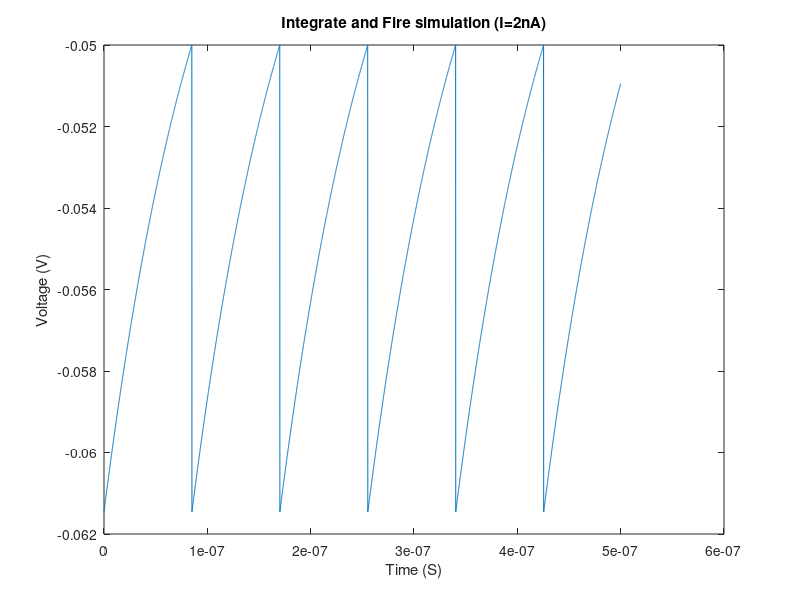
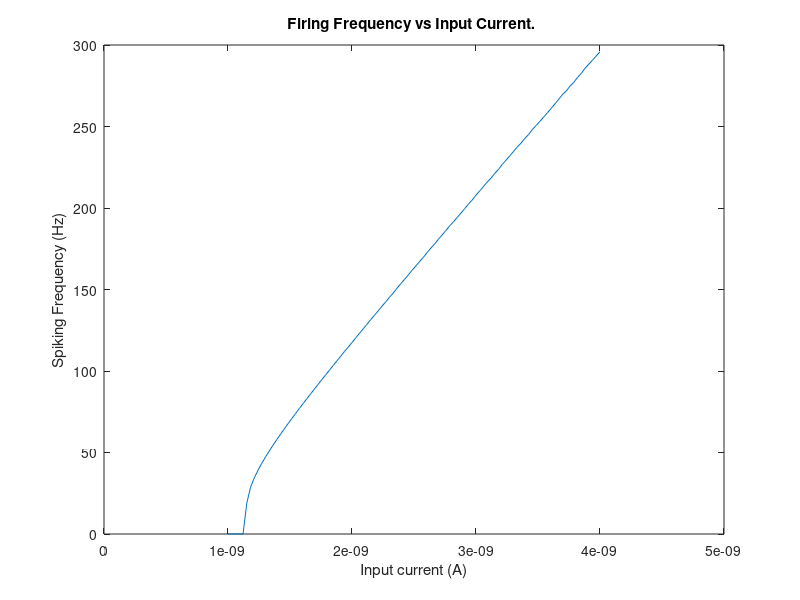

Write MATLAB code to recreate these figures, in order. (Note: this script raises an error after producing the figures.)
%%
% <latex>
% \title{BE 521 - Homework 2\\{\normalsize Spring 2015}}
% \author{Mike Lautman}
% \date{\today}
% \maketitle
% \textbf{Objective:} Computational modeling of neurons.
% </latex>

%%
% <latex>
% \section*{1. Basic Membrane and Equilibrium Potentials (5 pts)}
% </latex>

clear all; close all; clc;
warning('off');

%%
% <latex>
% \subsection*{Potential Difference Vt}
% </latex>

R = 8.31;       % J / (mol * K)
F = 96480;      % C / mol
Tc = 37;        % C
Tk = Tc + 273.1;% K

Vt = R*Tk/F     % 0.0267 J / C


%%
% <latex>
% \subsection*{1.2 Nernst Equilibrium Potentials}
% </latex>

K_i = 400e-3; %mM
K_o = 20e-3; %mM

Na_i = 50e-3; %mM
Na_o = 440e-3; %mM

Cl_i = 52e-3; %mM
Cl_o = 460e-3; %mM


NEP_K = Vt * log(K_o/K_i)       % mV
NEP_N = Vt * log(Na_o/Na_i)     % mV
NEP_C = -Vt * log(Cl_o/Cl_i)    % mV

%%
% <latex>
% \subsection*{1.3a Nernst Equilibrium Potentials}
% </latex>

Pk = 1.0;
Pn = 0.04; 
Pc = 0.45;

Vm = Vt * log( ...
    (Pk * K_o + Pn * Na_o + Pc * Cl_i) / ...
    (Pk * K_i + Pn * Na_i + Pc * Cl_o) ...
)

%%
% <latex>
% \subsection*{1.2.b Nernst Equilibrium at Peak Action Potential}
% </latex>
    

Pk_peak = 1.00;
Pn_peak = 20.0; 
Pc_peak = 0.45;

Vm_peak = Vt * log( ...
    (Pk_peak * K_o + Pn_peak * Na_o + Pc_peak * Cl_i) / ...
    (Pk_peak * K_i + Pn_peak * Na_i + Pc_peak * Cl_o) ...
)

%%
% <latex>
% \section{2. Integrate and Fire Model (39 pts)}
% </latex>


%%
% <latex>
% \subsection*{2.1 Modeling the membrane}
% </latex>


tm = 10e-3;         % s
V0 = Vm;            % V
Rm = 10^7;          % ohms
dt = 10e-6;         % s    
It = 2e-9;          % A
Vfire = -50e-3;     % V

integration_fq = 1/dt; % Hz
plot_len_s = .05;       % sec

ts = 0:dt:plot_len_s; 
plot_len = length(ts);

V = zeros(1, plot_len);
V(1) = V0; 
for i = 2:plot_len
    dV = (Vm - V(i-1) + Rm * It) * dt / tm ;
    V(i) = V(i-1) + dV;
    if V(i) >= Vfire
        V(i) = V0;
    end
end

figure(1)
plot(ts / integration_fq, V)
title('Integrate and Fire simulation (I=2nA)')
xlabel('Time (S)')
ylabel('Voltage (V)')



%%
% <latex>
% \subsection*{2.2 Firing rate as a function of Injection Current}
% </latex>

I = linspace(1e-9, 4e-9, 100);  % A
Hz = zeros(1, length(I));

time_cutoff = 20000;
for i=1:length(I)
    v = V0; 
    cnt = 0;
    while v < Vfire && cnt < time_cutoff
        cnt = cnt + 1;
        dV = (Vm - v + Rm * I(i)) * dt / tm;
        v = v + dV;
    end
    if cnt >= time_cutoff
        cnt = inf;
    end
    Hz(i) = 1/(cnt*dt);
end

figure(2)
plot(I, Hz)
title('Firing Frequency vs Input Current. ')
xlabel('Input current (A)')
ylabel('Spiking Frequency (Hz)')




%%
% <latex>
% \subsection*{2.3 Membrane voltage with dynamic Injection Current}
% </latex>
dataset = 'I521_A0002_D001';
me = 'mlautman';
pass_file = 'mla_ieeglogin.bin';
[T, session] = evalc('IEEGSession(dataset, me, pass_file)');
data = session.data;
sample_f = data.sampleRate; % 200 Hz
rec_len   = data.channels(1).getNrSamples; 

rec_len_s = rec_len/sample_f;           % s
I = data(1).getvalues(1:rec_len,1);     % A
dt = 1/sample_f;                        % s

V = zeros(1, rec_len);
V(1) = V0;

for i = 2:rec_len
    dV = (Vm - V(i-1) + Rm * I(i)*1e-9) * dt / tm;
    V(i) = V(i-1) + dV;
    if V(i) >= Vfire
        V(i) = V0;
    end
end

figure(3)
subplot(2,1,1)
plot((1:rec_len)*dt, V)
title('Membrane Voltage (V)')
xlabel('Time (S)')
ylabel('Voltage (V)')

subplot(2,1,2)
plot((1:rec_len)*dt, I)
title('Injected Current (nI)')
xlabel('Time (S)')
ylabel('Current (I)')


%%
% <latex>
% \subsection*{2.4a Refactory Period model}
% </latex>

tm = 10e-3;         % s
V0 = Vm;            % V
Rm = 10^7;          % ohms
dt = 10e-6;         % s    
It = 2e-9;          % A
Vfire = -50e-3;     % V
t_sra = 100e-3;     % S
tsra = 100e-3;      % S
Vk = -70e-3;        % Volts
rm_d_gsra = 0.06;

total_t = 0.2;      % Total time (S)
t = 0:dt:total_t;  

g_sra = 0;          % initial condition 
rm_gsra = g_sra;

V = zeros(length(t), 1);
% V1 = V0; 
V(1) = -0.0615;     % V

for i=2:length(t)
    
    dv = (Vm - V(i-1) - rm_gsra*(V(i-1) - Vk) + Rm * It)/tm;
    
    V(i) = V(i-1) + dv * dt;
    
    rm_gsra = rm_gsra - rm_gsra / t_sra * dt;
    
    if V(i) > Vfire
        V(i) = V0;
        rm_gsra = rm_gsra + rm_d_gsra;
    end
end
figure(4)
plot(t, V)
title('Integrate and Fire with Spke Rate Adaption');
xlabel('Time (S)')
ylabel('Voltage (V)')



%%
% <latex>
% \subsection*{2.4b Spike Interval}
% </latex>



total_t = 0.5;      % Total time (S)
t = 0:dt:total_t;  

g_sra = 0;          % initial condition 

V = zeros(length(t), 1);
V(1) = V0;          % V

rm_gsra = zeros(length(t),1); 
rm_gsra(1) = g_sra;

int = zeros(1);
cnt = 1;

for i=2:length(t)
    
    dv = (Vm - V(i-1) - rm_gsra(i-1)*(V(i-1) - Vk) + Rm * It)/tm;    
    V(i) = V(i-1) + dv * dt;
    rm_gsra(i) = rm_gsra(i-1) - rm_gsra(i-1) / t_sra * dt;
    int(cnt) = int(cnt) + dt;

    if V(i) > Vfire
        V(i) = V0;
        rm_gsra(i) = rm_gsra(i) + rm_d_gsra;
        cnt = cnt + 1;
        int(cnt) = 0;
    end
end
figure(5)
subplot(2,1,1)
plot(t, V)
title('Membrane Voltage');
xlabel('Time (S)')
ylabel('Voltage (V)')

subplot(2,1,2)
intervals = length(int)-1;
plot(int(1:intervals))
title('Spike interval')
xlabel('Interval (cnt)')
ylabel('Time (S)')


%%
% <latex>
% \subsection*{2.4c Explination}
% </latex>


% In 2.4b we saw that the time between spikes gradually increased athough
% those increases were decreasing. This acted like a capacitor that was
% gradually loading. The g\_sra team acts as a capacitor thus creating this
% effect. 


